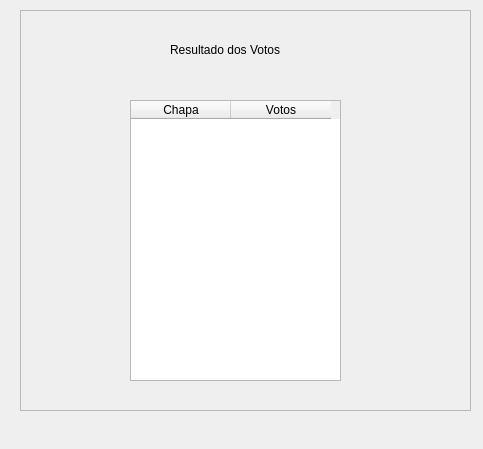
<?xml version="1.0" encoding="UTF-8"?>
<ui version="4.0">
 <class>Form</class>
 <widget class="QWidget" name="Form">
  <property name="geometry">
   <rect>
    <x>0</x>
    <y>0</y>
    <width>483</width>
    <height>449</height>
   </rect>
  </property>
  <property name="windowTitle">
   <string>Form</string>
  </property>
  <widget class="QFrame" name="frameCoord">
   <property name="geometry">
    <rect>
     <x>20</x>
     <y>10</y>
     <width>451</width>
     <height>401</height>
    </rect>
   </property>
   <property name="frameShape">
    <enum>QFrame::StyledPanel</enum>
   </property>
   <property name="frameShadow">
    <enum>QFrame::Raised</enum>
   </property>
   <widget class="QTableWidget" name="TableVotos">
    <property name="geometry">
     <rect>
      <x>110</x>
      <y>90</y>
      <width>211</width>
      <height>281</height>
     </rect>
    </property>
    <property name="rowCount">
     <number>0</number>
    </property>
    <property name="columnCount">
     <number>2</number>
    </property>
    <column>
     <property name="text">
      <string>Chapa</string>
     </property>
    </column>
    <column>
     <property name="text">
      <string>Votos</string>
     </property>
    </column>
   </widget>
   <widget class="QLabel" name="labelMsgCoord">
    <property name="geometry">
     <rect>
      <x>150</x>
      <y>30</y>
      <width>121</width>
      <height>20</height>
     </rect>
    </property>
    <property name="text">
     <string>Resultado dos Votos</string>
    </property>
   </widget>
  </widget>
 </widget>
 <resources/>
 <connections/>
</ui>
